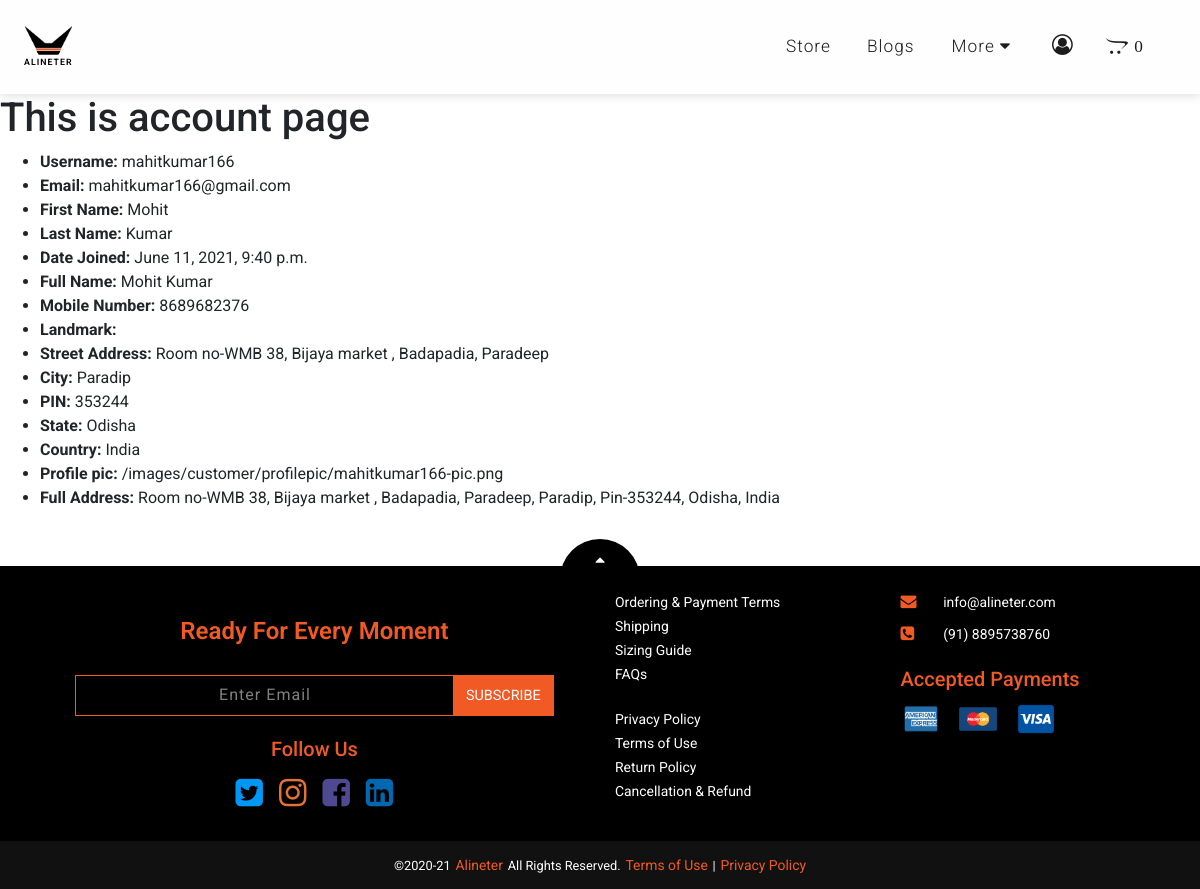
Page /account/ (signed in) on the committed database.
### accounts/models.py (models this page shows, shortened)
class User(AbstractBaseUser):
	id = models.UUIDField(default=uuid.uuid4, primary_key=True, unique=True, editable=False)
	email = models.EmailField(verbose_name='Email address', max_length=60, unique=True)
	username = models.CharField(verbose_name='Username', max_length=50, blank=True, null=True)
	first_name = models.CharField(verbose_name='First name', max_length=30)
	last_name = models.CharField(verbose_name='Last name', max_length=30)
	verified_user = models.BooleanField(verbose_name='Verfied User', default=False)
	date_joined = models.DateTimeField(verbose_name='Date joined', auto_now_add=True)
	last_login = models.DateTimeField(verbose_name='Last login', auto_now=True)
	is_admin = models.BooleanField(verbose_name='Admin', default=False)
	is_superuser = models.BooleanField(verbose_name='Superuser', default=False)
	is_active = models.BooleanField(verbose_name='Active user', default=True)
	is_staff = models.BooleanField(verbose_name='Staff', default=False)
	groups = models.ManyToManyField(Group)
	USERNAME_FIELD = 'email'
	REQUIRED_FIELDS = ['first_name', 'password']
	objects = UserManager()
	def get_full_name(self):
		return f'{self.first_name} {self.last_name if self.last_name else ""}'

### auth_page/models.py (models this page shows, shortened)
class Customer(models.Model):
	user = models.OneToOneField(User, on_delete=models.CASCADE)
	mobile = models.CharField(verbose_name='Mobile Number', max_length=10)
	landmark = models.TextField(verbose_name='Landmark', null=True, blank=True)
	street_address = models.TextField(verbose_name='Street Address')
	city = models.CharField(verbose_name='City', max_length=40)
	pin = models.CharField(verbose_name='PIN', max_length=6)
	state = models.CharField(verbose_name='State', max_length=30)
	country = models.CharField(verbose_name='Country', max_length=30)
	profile_pic = models.ImageField(upload_to=profilepic_directory_path, verbose_name='Profile Pic', blank=True, null=True)
	def get_address(self):
		return f"{self.landmark if self.landmark else ''}\n{self.street_address},\n{self.city}, Pin-{self.pin},\n{self.state}, {self.country}"

### accounts/decorators.py (the view)
	def wrapper(request, *args, **kwargs):
		if request.user.is_authenticated:
			return func(request, *args, **kwargs)
		return redirect('home:home')

### accounts/views.py (called while the page is built)
@only_authenticated_user
def account(request):
	return render(request, "accounts/account.html")

### accounts/templates/accounts/account.html (shortened to what this page needs)
{% extends 'home/base.html' %}
{% load static %}
{% block page_content %}
	<h1>This is account page</h1>
	<ul>
		<li><b>Username: </b>{{request.user.username }}</li>
		<li><b>Email: </b>{{request.user.email }}</li>
		<li><b>First Name: </b>{{request.user.first_name }}</li>
		<li><b>Last Name: </b>{{request.user.last_name }}</li>
		<li><b>Date Joined: </b>{{request.user.date_joined }}</li>
		<li><b>Full Name: </b>{{request.user.get_full_name }}</li>
		<li><b>Mobile Number: </b>{{request.user.customer.mobile }}</li>
		<li><b>Landmark: </b>{{request.user.customer.landmark }}</li>
		<li><b>Street Address: </b>{{request.user.customer.street_address }}</li>
		<li><b>City: </b>{{request.user.customer.city }}</li>
		<li><b>PIN: </b>{{request.user.customer.pin }}</li>
		<li><b>State: </b>{{request.user.customer.state }}</li>
		<li><b>Country: </b>{{request.user.customer.country }}</li>
		<li><b>Profile pic: </b>{{request.user.customer.profile_pic.url }}</li>
		<li><b>Full Address: </b>{{ request.user.customer.get_address }}</li>
	</ul>
{% endblock page_content %}

### home/templates/home/base.html (shortened to what this page needs)
{% load static %}
<!DOCTYPE html>
<html lang="en">
<head>
  <link rel="stylesheet" href="https://maxcdn.bootstrapcdn.com/bootstrap/4.4.1/css/bootstrap.min.css">
  <link rel="stylesheet" href="https://cdnjs.cloudflare.com/ajax/libs/font-awesome/4.7.0/css/font-awesome.min.css">
  <link rel="stylesheet" type="text/css" href="{% static 'css/style.css' %}?{% now 'U' %}">
  <link rel="stylesheet" type="text/css" href="{% static 'css/navigation.css' %}?{% now 'U' %}">
  <link rel="stylesheet" type="text/css" href="{% static 'css/input-styles.css' %}?{% now 'U' %}">
  <link rel="stylesheet" type="text/css" href="{% static 'css/footer.css' %}?{% now 'U' %}">
  <link rel="stylesheet" type="text/css" href="{% static 'css/input-validation.css' %}?{% now 'U' %}">
  <link rel="stylesheet" type="text/css" href="{% static 'css/utility.css' %}?{% now 'U' %}">
</head>
<body>
  <section id="body">
    {% include 'home/nav.html' %}
    <section id="page-content" class="position-relative">
      {% block page_content %}
      {% endblock page_content %}
      {% include 'home/footer.html' %}
    </section>
  </section>
</body>
</html>

### home/templates/home/nav.html (shortened to what this page needs)
<nav id="navigation" class="navbar fixed-top navigation-init">
  <div class="nav-left">
    <a href="{% url 'home:home' %}" class="navbar-brand">
      <div class="d-flex flex-column p-0 text-center align-items-center">
        <img src="/static/images/alineter/alineter-b.png" id="brand-logo" width=47 height=47 alt="alineter logo"/>
        <small class="logo-text">ALINETER</small>
      </div>
    </a>
  </div>
  <div class="nav-right ml-auto">
    <ul class="d-flex my-auto" style="list-style:none">
      <li class="nav-item show-on-lg item-1 my-auto mr-1">
        <a href="{% url 'store:store' %}" class="nav-link">Store</a>
      </li>
      <li class="nav-item show-on-lg item-2 my-auto mr-1">
        <a href="{% url 'blog:blog' %}" class="nav-link">Blogs</a>
      </li>
      <li class="nav-item show-on-lg item-3 dropdown mr-2 my-auto">
        <button class="nav-link dropdown-toggler btn" id="more-section-dropdown" role="button" data-toggle="dropdown" aria-haspopup="true" aria-expanded="false">
          More&nbsp;<span class="fa fa-caret-down"></span>
        </button>
      </li>
      <li class="nav-item mr-3 my-auto user-func">
        <div class="d-flex">
          {% if not request.user.is_authenticated %}
            <a href="{% url 'auth:signup' %}" class="btn btn-o-tertiary ripple-opacity-l rounded pl-4 pr-4">Sign Up</a>
          {% else %}
            <a href="{% url 'account:account' %}" class="nav-link">
              <span class="fa fa-user-circle-o txt-tertiary" style="font-size:1.3rem"></span>
            </a>
            <a href="" class="nav-link">
              <span class="fa fa-opencart txt-tertiary">&nbsp;<span>0</span></span>
            </a>
          {% endif %}
        </div>
      </li>
    </ul>
  </div>
</nav>

### home/templates/home/footer.html (shortened to what this page needs)
<div class="container text-center">
  <div class="scroll-horizontal to-top">
      <button type="button" class="scroll-btn btn pt-2 ripple-opacity-d" page-scroll="top" onclick="slideUp()" ><i class="fa fa-caret-up"></i></button>
  </div>
</div>
<footer id="footer" class="w-100">
  <div class="container-fluid pt-4 pb-4 txt-light">
    <div class="row m-0 p-0">
      <div class="col-lg-6 col-md-6 col-sm-12 col-footer text-center">
        <div class="d-flex flex-column">
          <div class="section first">
            <h4 class="title">Ready For Every Moment</h4>
          </div>
          <div class="section second">
            <form method="post" action=".">
              <div class="d-flex flex-column">
                <div class="d-flex justify-content-center">
                  <input type="email" name="subscriber-email" id="subscriber-email" class="input--s2 subscriber-email" required spellcheck="false" onkeyup="ifValid(this, 2)" placeholder="Enter Email" />
                  <div class="input-group-append" style="z-index:0">
                    <button type="button" name="subscribe-btn" class="btn subscribe-btn">SUBSCRIBE</button>
                  </div>
                </div>
              </div>
            </form>
          </div>
          <div class="section third">
            <h5 class="title">Follow Us</h5>
            <a href="https://twitter.com/alineterindia" class="social-link"><i class="fa fa-twitter-square"></i></a>
            <a href="https://www.instagram.com/alineterindia/" class="social-link"><i class="fa fa-instagram"></i></a>
            <a href="https://www.facebook.com/alineterindia" class="social-link"><i class="fa fa-facebook-square"></i></a>
            <a href="https://www.linkedin.com/company/alineter" class="social-link"><i class="fa fa-linkedin-square"></i></a>
          </div>
        </div>
      </div>
      <div class="col-lg-6 col-md-6 col-sm-12 col-footer m-0">
        <div class="row">
          <div class="col-6">
            <div class="d-flex flex-column">
              <div class="d-flex flex-column section first">
                <div>
                  <a href="{% url 'policy:ordering_terms' %}" class="link s-1">Ordering & Payment Terms</a>
                </div>
                <div>
                  <a href="#" class="link s-1">Shipping</a>
                </div>
                <div>
                  <a href="#" class="link s-1">Sizing Guide</a>
                </div>
                <div>
                  <a href="{% url 'company:faq' %}" class="link s-1">FAQs</a>
                </div>
              </div>
              <div class="d-flex flex-column section second">
                <div>
                  <a href="{% url 'policy:terms_condition' %}" class="link s-1">Privacy Policy</a>
                </div>
                <div>
                  <a href="{% url 'policy:terms_condition' %}" class="link s-1">Terms of Use</a>
                </div>
                <div>
                  <a href="{% url 'policy:cancellation_refund' %}" class="link s-1">Return Policy</a>
                </div>
                <div>
                  <a href="{% url 'policy:cancellation_refund' %}" class="link s-1">Cancellation & Refund</a>
                </div>
              </div>
            </div>
          </div>
          <div class="col-6 m-0" style="overflow:hidden;">
            <div class="d-flex flex-column">
              <div class="d-flex flex-column section first">
                <div class="row m-0 mb-2 contact-us">
                  <div class="col-2 p-0">
                    <i class="fa fa-envelope"></i>
                  </div>
                  <div class="col-10 p-0">
                    <a href="mailto:info@alineter.com" class="link s-3">info@alineter.com</a>
                  </div>
                </div>
                <div class="row m-0 contact-us">
                  <div class="col-2 p-0">
                    <i class="fa fa-phone-square"></i>
                  </div>
                  <div class="col-10 p-0">
                    <a href="tel:8895738760" class="link s-3">(91) 8895738760</a>
                  </div>
                </div>
              </div>
              <div class="section second">
                <h5 class="title">Accepted Payments</h5>
                <div class="d-flex flex-wrap payment-method">
                  <img src="/static/images/alineter/cc-amex.png" width=40 height=20 class="img-fluid"/>
                  <img src="/static/images/alineter/cc-mastercard.png" width=40 height=20 class="img-fluid"/>
                  <img src="/static/images/alineter/cc-visa.png" width=40 height=20 class="img-fluid"/>
                </div>
              </div>
            </div>
          </div>
        </div>
      </div>
    </div>
  </div>
  <div class="copyright-wrapper text-center">
    <div class="container-fluid txt-light">
      <small>
        <span>&copy;2020-<span id="copyright-year"></span></span>
        <span><a href="{% url 'home:home' %}" class="link s-2">Alineter</a></span>
        <span>All Rights Reserved.</span>
        <span><a href="{% url 'policy:terms_condition' %}" class="link s-2">Terms of Use</a></span>
        <span>|</span>
        <span><a href="{% url 'policy:terms_condition' %}" class="link s-2">Privacy Policy</a></span>
      </small>
    </div>
  </div>
</footer>

### static/css/style.css (style rules this page uses)
:root { --bg-primary:#F15A24; --bg-secondary:#000000; --bg-tertiary:#1C1C1C; --bg-grey:#707070; --bg-light:#FEFEFE; --ff-primary:'Nunito', sans-serif; --ff-secondary:'Nunito Sans', sans-serif; --ff-tertiary:'Open Sans', sans-serif; --ff-roboto:'Roboto', sans-serif; --lg-padding:5% 2.4%; --lg-padding-inverse:2.4% 5%; --md-padding:4% 1.4%; --md-padding-inverse:1.4% 4%; --sm-padding:2% 1%; --sm-padding-inverse:1% 2%; --facebook:#4E4990; --instagram:#E67135; --linkedin:#0067B1; --pinterest:#DC0000; --twitter:#0098F4; --whatsapp:#3FB031; }
body { padding:0; margin:0; }
.txt-tertiary { color:var(--bg-tertiary); }
.txt-light { color:var(--bg-light); }
.btn { border-radius:0; }

### static/css/navigation.css (style rules this page uses)
#navigation { background:var(--bg-light); box-shadow: rgba(99, 99, 99, 0.2) 0px 2px 9px 0px; z-index:2; }
#navigation.navigation-init { padding:var(--sm-padding-inverse); }
#navigation .nav-right { -webkit-animation-name: increaseOpacity; -webkit-animation-duration:1.3s; animation-name: increaseOpacity; animation-duration:0.8s; animation-timing-function: ease-in; }
.logo-text { color:var(--bg-secondary); font-weight:600; position:relative; letter-spacing:1.02px; }
@media screen and (min-width:670px) { .show-on-lg { display:block; } }
@media screen and (min-width:320px) { .user-func, #brand-logo { display:block; } }
@media screen and (min-width:320px) { .logo-text { top:-8px; font-size:0.55rem; } }
#navigation .nav-link, .site-links .nav-link { color:var(--bg-tertiary); font-size:1.08rem; letter-spacing:1.02px; font-weight:300; }

### static/css/input-styles.css (style rules this page uses)
.input--s1, .input--s2, .textarea--s1 { padding:0.7em; border:0; border-style:solid; }
.input--s2, .textarea--s1 { border-width:1px; border-radius:3px; }

### static/css/footer.css (style rules this page uses)
.scroll-horizontal.to-top > .btn { color:var(--bg-light); background:var(--bg-secondary); width:80px; border-radius:100px 100px 0 0; position:relative; top:13px; }
#footer { background:var(--bg-secondary); position:relative; }
#footer > .container-fluid { padding:var(--lg-padding); }
#footer .title { color:var(--bg-primary); }
#footer h4.title { font-weight:600; }
.col-footer { margin:0; margin-top:1.7rem; }
.col-footer .section:not(:last-child) { margin-bottom:1.3rem; }
.input--s2 { border-radius:0; }
.subscriber-email { color:var(--bg-light); background:var(--bg-secondary); border-color:var(--bg-primary); text-align:center; padding:1.4%; width:70%; }
.subscriber-email, .subscriber-email:focus { border-right:0; border-width:1.5px; }
.subscriber-email, .subscriber-email::placeholder { letter-spacing:1.02px; }
.subscriber-email::placeholder { color:var(--bg-light); opacity:0.5; }
.subscribe-btn { background:var(--bg-primary); color:var(--bg-light); font-size:0.9rem; font-weight:400; }
#footer .link { font-size:0.87rem; line-height:2px; text-decoration:none; }
#footer .link.s-1, #footer .link.s-3 { color:var(--bg-light); }
#footer .link.s-2, #footer .link.s-1:hover { color:var(--bg-primary); }
.social-link { padding:6px; font-size:2rem; opacity:1; }
.fa-facebook-square { color:var(--facebook); }
.fa-instagram { color:var(--instagram); }
.fa-twitter-square { color:var(--twitter); }
.fa-linkedin-square { color:var(--linkedin); }
.contact-us .fa { color:var(--bg-primary); transform:scale(1); -webkit-transform:scale(1); }
.contact-us .link { word-break:break-all; }
.payment-method img { margin:0 1.1rem 0.1rem 0; }
.copyright-wrapper { padding:1%; background:rgba(112, 112, 112, 0.15); }
.copyright-wrapper span:not(:last-child) { margin-right:0.1rem; }

### home/templates/home/base.html (style rules this page uses)
section#body { display:none; -webkit-animation-name: increaseOpacity; -webkit-animation-duration:1.3s; animation-name: increaseOpacity; animation-duration: 0.5s; animation-timing-function: ease-in; }

### rows in the picture
User: user.username "mahitkumar166", user.email "mahitkumar166@gmail.com", user.first_name "Mohit", user.last_name "Kumar", user.date_joined "June 11, 2021, 9:40 p.m.", user.get_full_name "Mohit Kumar", user.customer.mobile "8689682376", user.customer.street_address "Room no-WMB 38, Bijaya market , Badapadia, Paradeep", user.customer.city "Paradip", user.customer.pin "353244", user.customer.state "Odisha", user.customer.country "India", user.customer.profile_pic "/images/customer/profilepic/mahitkumar166-pic.png", user.customer.get_address "Room no-WMB 38, Bijaya market , Badapadia, Paradeep, Paradip, Pin-353244, Odisha, India"
